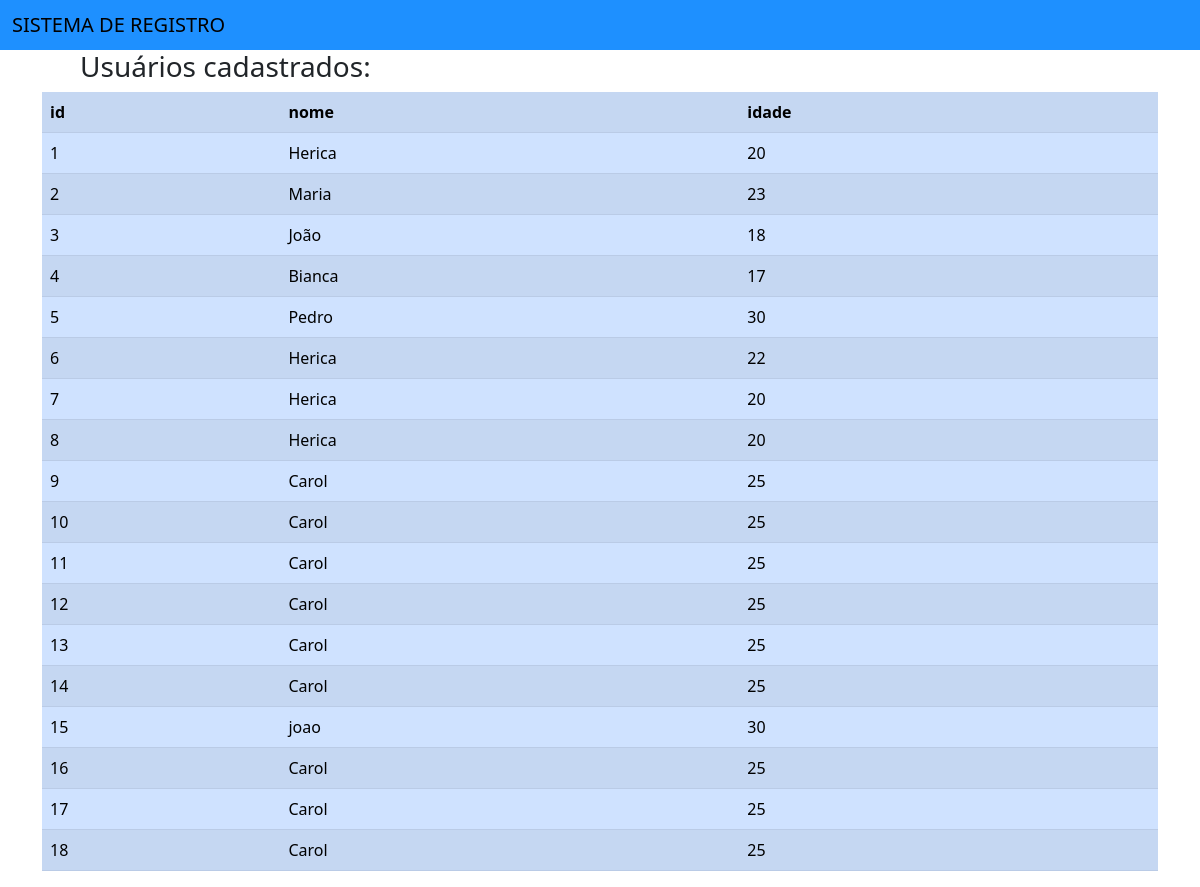
Screenshot of /usuarios/ with the database file from the repository.
### appheri/views.py (the view)
# urls.py: path('usuarios/',views.usuarios,name='listagem_usuarios')
def usuarios(request):
    if request.method == 'POST':
        novo_usuario = Usuario()
        novo_usuario.nome = request.POST.get('nome')
        novo_usuario.idade = request.POST.get('idade')
        novo_usuario.save()
    usuarios = {'usuarios': Usuario.objects.all()}
    return render(request, 'usuarios/usuarios.html', usuarios)

### appheri/templates/usuarios/usuarios.html
{% extends 'usuarios/base.html' %}
{%block conteudo %}
<h3 style="margin-left: 80px;">Usuários cadastrados:</h3>
<div class="container">
    <table class="table table-primary table-striped">
        <tr>
            <th>id</th>
            <th>nome</th>
            <th>idade</th>
        </tr>
        {% for usuario in usuarios %}
        <tr>
            <td>{{usuario.id_usuario}}</td>
            <td>{{usuario.nome}}</td>
            <td>{{usuario.idade}}</td>
        </tr>
        {% endfor %}
    </table>
</div>
{% endblock %}

### appheri/templates/usuarios/base.html (shortened to what this page needs)
<!doctype html>
<html lang="en">
  <head>
    <link href="https://cdn.jsdelivr.net/npm/bootstrap@5.0.2/dist/css/bootstrap.min.css" rel="stylesheet">
  </head>
  <body>
    <nav style= "background-color: #1E90FF !important;" class="navbar navbar-light bg-light">
        <div class="container-fluid">
            <span class="navbar-brand mb-0 h1"><a style="text-decoration: none;color: black;"
                 href="{% url 'home' %}">SISTEMA DE REGISTRO </a></span>
        </div>
    </nav>
    {% block conteudo %}
    {% endblock %}
  </body>
</html>

### rows the page displays
Usuario: id_usuario "1", nome "Herica", idade "20"
Usuario: id_usuario "2", nome "Maria", idade "23"
Usuario: id_usuario "3", nome "João", idade "18"
Usuario: id_usuario "4", nome "Bianca", idade "17"
Usuario: id_usuario "5", nome "Pedro", idade "30"
Usuario: id_usuario "6", nome "Herica", idade "22"
Usuario: id_usuario "7", nome "Herica", idade "20"
Usuario: id_usuario "8", nome "Herica", idade "20"
Usuario: id_usuario "9", nome "Carol", idade "25"
Usuario: id_usuario "10", nome "Carol", idade "25"
Usuario: id_usuario "11", nome "Carol", idade "25"
Usuario: id_usuario "12", nome "Carol", idade "25"
Usuario: id_usuario "13", nome "Carol", idade "25"
Usuario: id_usuario "14", nome "Carol", idade "25"
Usuario: id_usuario "15", nome "joao", idade "30"
Usuario: id_usuario "16", nome "Carol", idade "25"
Usuario: id_usuario "17", nome "Carol", idade "25"
Usuario: id_usuario "18", nome "Carol", idade "25"
